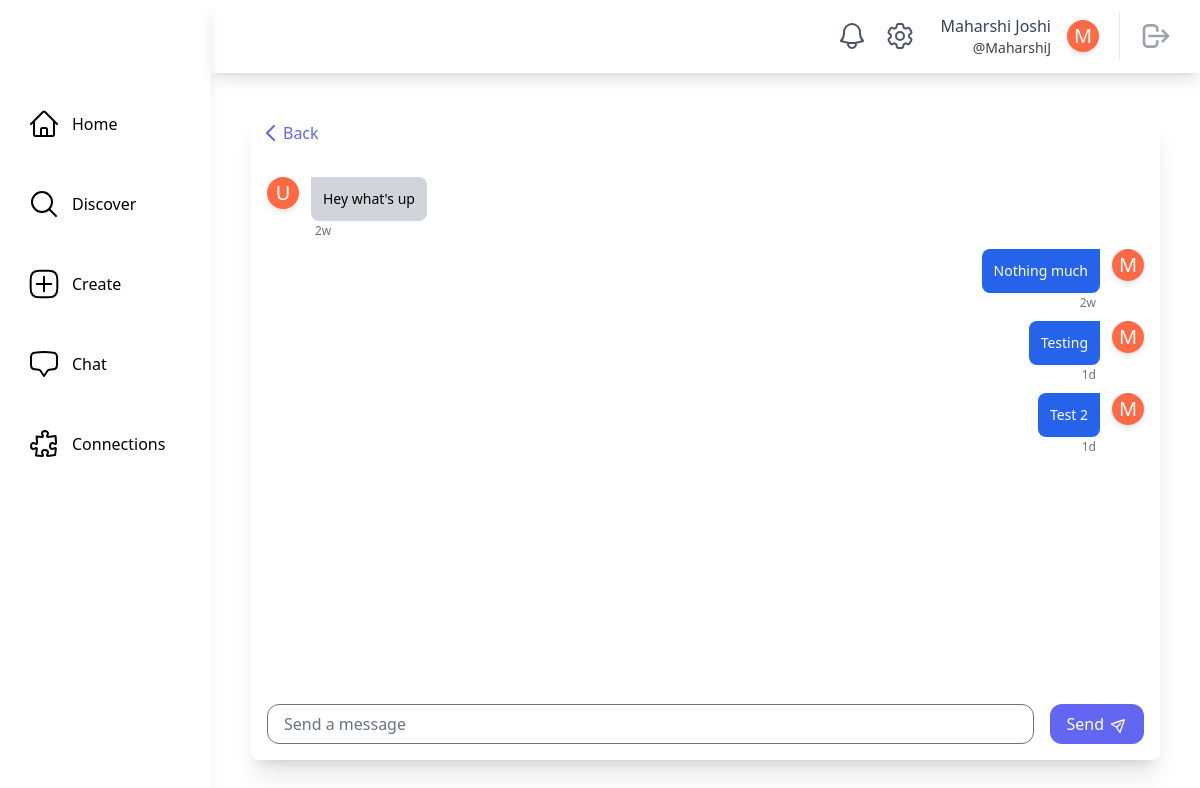
Before: /chat/1 (signed in) with the older database file.
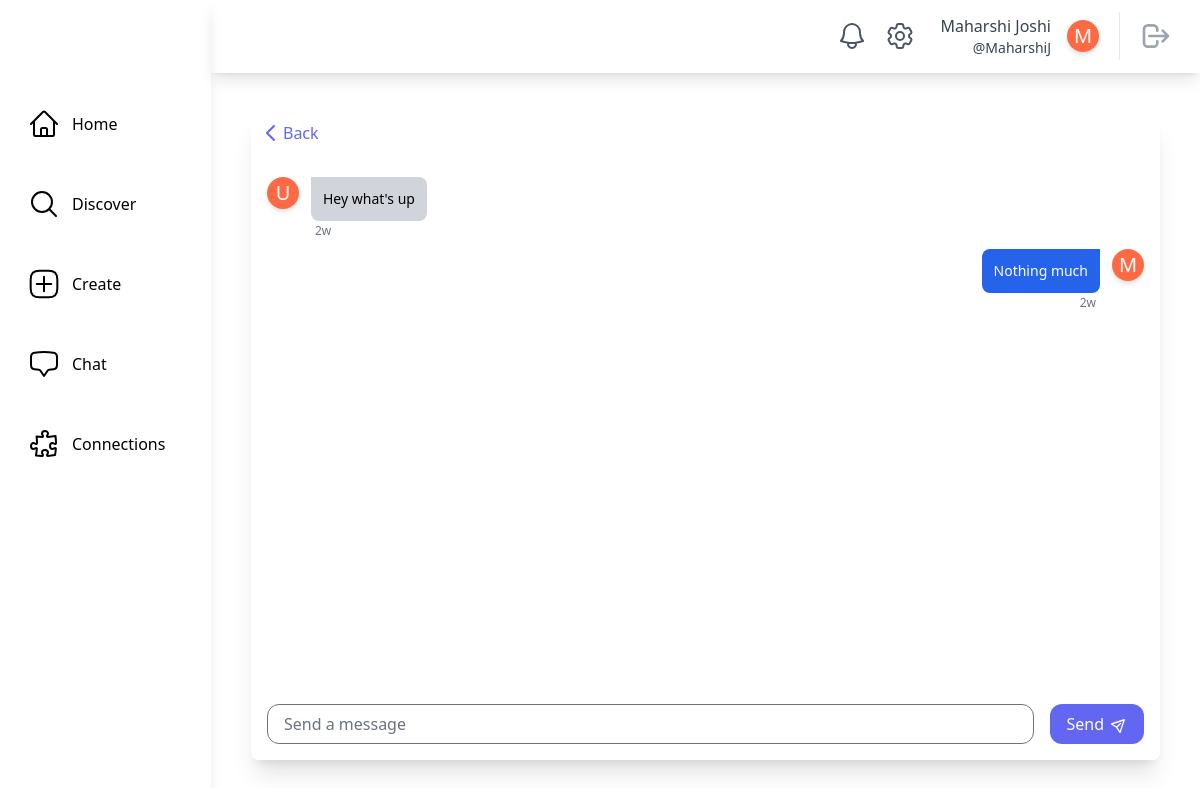
After: the same page with the newer database file.
### chat/models.py (models this page shows)
class Message(models.Model):
    chat_room = models.ForeignKey(ChatRoom, on_delete=models.CASCADE)
    sender = models.ForeignKey(SocialUser, on_delete=models.CASCADE)
    content = models.TextField()
    created = models.DateTimeField(auto_now_add=True)
    @classmethod
    def get_messages(cls, chat_room):
        return cls.objects.filter(chat_room=chat_room).order_by("created")

### main/models.py (models this page shows, shortened)
class SocialUser(AbstractUser):
    class Pronouns(models.IntegerChoices):
        SHE = 1, _("She/Her")
        HE = 2, _("He/Him")
        THEY = 3, _("They/Them")
        OTHER = 4, _("Other/Prefer Not To Say")
    username = models.CharField(max_length=30, unique=True)
    email = models.EmailField(unique=True, default="@nyu.edu")
    full_name = models.CharField(max_length=50, default="")
    pronouns = models.IntegerField(default=Pronouns.OTHER, choices=Pronouns.choices)
    date_of_birth = models.DateField(null=True, validators=[validate_age])
    major = models.CharField(max_length=100, default="undeclared")
    tags = models.ManyToManyField(InterestTag, related_name="tags")
    profile_picture = models.ImageField(
        upload_to="profile_pics/", null=True, blank=True
    )
    timestamp = models.DateTimeField("timestamp", default=timezone.now)  # joined

### chat/views.py (the view, shortened to what this page needs)
# urls.py: path("<int:pk>", views.ChatRoomView.as_view(), name="chat_room"),
@method_decorator(login_required, name="dispatch")
class ChatRoomView(LoginRequiredMixin, generic.DetailView):
    model = ChatRoom
    template_name = "chat/chat_room.html"
    def get_context_data(self, **kwargs):
        context = super().get_context_data(**kwargs)
        context["messages"] = Message.get_messages(self.object)
        return context
    def dispatch(self, request, *args, **kwargs):
        chat_room = get_object_or_404(ChatRoom, pk=kwargs["pk"])
        if not chat_room.members.filter(username=self.request.user.username).exists():
            return self.handle_no_permission()
        return super().dispatch(request, *args, **kwargs)

### main/models.py (called while the page is built)
    @classmethod
    def count_unread_notifications(cls, user):
        return (
            cls.objects.filter(models.Q(recipient_user=user, is_read=False))
            .all()
            .order_by("-timestamp")
            .count()
        )

### main/templatetags/main_customfilters.py (called while the page is built)
@register.filter
def format_time_difference(timestamp):
    now = timezone.now()
    time_difference = now - timestamp
    days = time_difference.days
    seconds = time_difference.seconds
    years, remainder = divmod(days, 365)
    months, days = divmod(remainder, 30)
    weeks, days = divmod(days, 7)
    hours, remainder = divmod(seconds, 3600)
    minutes, _ = divmod(remainder, 60)
    if years > 0:
        return f"{years}y"
    elif months > 0:
        return f"{months}mo"
    elif weeks > 0:
        return f"{weeks}w"
    elif days > 0:
        return f"{days}d"
    elif hours > 0:
        return f"{hours}h"
    elif minutes > 0:
        return f"{minutes}m"
    else:
        return "Just now"

### theme/templatetags/theme_customfilters.py (called while the page is built)
@register.filter
def count_unread_notifications(user):
    return Notification.count_unread_notifications(user)

### chat/templates/chat/chat_room.html (shortened to what this page needs)
{% extends "base.html" %}
{% block content %}
    <div class="m-10 flex flex-col flex-grow w-7/8 bg-white shadow-xl rounded-lg overflow-hidden">
        <a href="{% url 'chat:chat_room_list' %}"
           class="flex flex-row text-indigo-500 hover:text-indigo-700 m-2">
            <svg class="w-6 h-6"
                 fill="none"
                 stroke="currentColor"
                 viewBox="0 0 24 24"
                 xmlns="http://www.w3.org/2000/svg">
                <path stroke-linecap="round" stroke-linejoin="round" stroke-width="2" d="M15 19l-7-7 7-7"></path>
            </svg>
            <span>Back</span>
        </a>
        <div class="flex flex-col flex-grow h-0 p-4 overflow-auto"
             id="chat-container">
            {% for message in messages %}
                {% include "chat/member_message.html" with message=message %}
                {% include "chat/user_message.html" with message=message %}
            {% endfor %}
        </div>
        <form method="post">
            <div class="bg-white p-4 flex flex-row items-center">
                <input type="text"
                       name="message"
                       placeholder="Send a message"
                       class="flex w-full border rounded-xl focus:outline-none focus:border-indigo-300 pl-4 h-10" />
                <button type="submit"
                        class="flex items-center justify-center bg-indigo-500 hover:bg-indigo-600 rounded-xl text-white px-4 h-10 py-1 ml-4">
                    <span>Send</span>
                    <span class="ml-2">
                        <svg class="w-4 h-4 transform rotate-45 -mt-px"
                             fill="none"
                             stroke="currentColor"
                             viewBox="0 0 24 24"
                             xmlns="http://www.w3.org/2000/svg">
                            <path stroke-linecap="round" stroke-linejoin="round" stroke-width="2" d="M12 19l9 2-9-18-9 18 9-2zm0 0v-8"></path>
                        </svg>
                    </span>
                </button>
            </div>
        </form>
    </div>
{% endblock content %}

### chat/templates/chat/member_message.html
{% load main_customfilters %}
{% if message.sender != user %}
    <div class="flex w-full mt-2 space-x-3 max-w-xs">
        <a href="{% url 'main:profile_page' message.sender.username %}"
           class="flex items-start justify-start hover:bg-gray-100 rounded hover:text-gray-600 focus:bg-gray-100 focus:text-gray-600">
            <div class="rounded-full h-8 w-8 bg-[#ff6a45] flex items-center justify-center shadow-md border-white transition duration-200 transform hover:scale-110">
                {% if message.sender.profile_picture %}
                {% else %}
                    <span class="text-white text-xl">{{ message.sender.full_name|first|capfirst }}</span>
                {% endif %}
            </div>
        </a>
        <div>
            <div class="bg-gray-300 p-3 rounded-r-lg rounded-bl-lg">
                <p class="text-sm">{{ message.content }}</p>
            </div>
            <div class="text-xs text-gray-500 leading-none m-1">{{ message.created|format_time_difference }}</div>
        </div>
    </div>
{% endif %}

### chat/templates/chat/user_message.html
{% load main_customfilters %}
{% if message.sender == user %}
    <div class="flex w-full mt-2 space-x-3 max-w-xs ml-auto justify-end">
        <div>
            <div class="bg-blue-600 text-white p-3 rounded-l-lg rounded-br-lg">
                <p class="text-sm">{{ message.content }}</p>
            </div>
            <div class="self-end text-right text-xs text-gray-500 leading-none m-1">{{ message.created|format_time_difference }}</div>
        </div>
        <a href="{% url 'main:profile_page' message.sender.username %}"
           class="flex items-start justify-start hover:bg-gray-100 rounded hover:text-gray-600 focus:bg-gray-100 focus:text-gray-600">
            <div class="rounded-full h-8 w-8 bg-[#ff6a45] flex items-center justify-center shadow-md border-white transition duration-200 transform hover:scale-110">
                {% if message.sender.profile_picture %}
                {% else %}
                    <span class="text-white text-xl">{{ message.sender.full_name|first|capfirst }}</span>
                {% endif %}
            </div>
        </a>
    </div>
{% endif %}

Changed rows visible on the page:
removed Message: content "Testing", created "1d", sender.full_name|first "M"
removed Message: content "Test 2", created "1d", sender.full_name|first "M"
